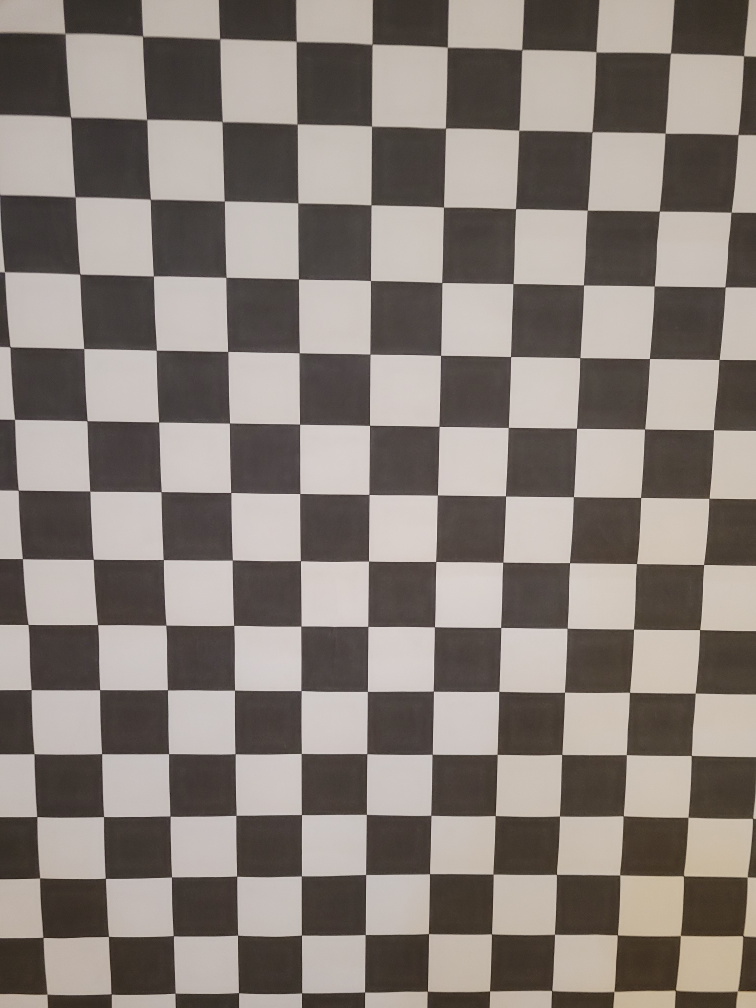
#> input picture p9/images/20230426_142419.jpg, 3024 x 4032 px, found by its file name (shown at 1/4 size); its folder holds only this picture in this run
$ jupyter execute --allow-errors p10_kalibracja_kamery.ipynb
#> lines starting #> are read from the running program, lines starting #| are printed output that depends on the picture
[cell 1]
import cv2
import numpy as np
import matplotlib.pyplot as plt
from os import listdir
from os.path import isfile, join
import copy

[cell 2]
# [21 lines left out: function harris, not called in this run]

[cell 3]
# [41 lines left out: function harris_extended, not called in this run]

[cell 4]
# [27 lines left out: function harris_extended_in_array, not called in this run]

[cell 5]
# [18 lines left out: function fast_stock, not called in this run]

[cell 6]
# [14 lines left out: function fast, not called in this run]

[cell 7]
# [25 lines left out: function sift, not called in this run]

[cell 8]
# [24 lines left out: function sift_in_array, not called in this run]

[cell 9]
# [7 lines left out: function mouse_callback_function, not called in this run]

[cell 10]
# [18 lines left out: function warpPoints, not called in this run]

[cell 11]
# [123 lines left out: function get_corresponding_points, not called in this run]

# Dane wejściowe (folder ze zdjęciami) ```*można pominąć tę sekcję, a na końcu usunąć*```
i przygotowanie list z macierzami reprezentującymi zdjęcia (rgb/grey, orginalny_rozmiar/resize)

[cell 12]
# Wczytanie z folderu obrazków w rgb i obrazków skali szarości (jako macierze) do list: images i images_grey
# board_images_folder = 'D:\\STUDIA_6_SEM\\PCPO\\zdj_do_kalibracji_1'
board_images_folder = r"C:\SEM6\PCPO\p9\images"
files = [f for f in listdir(board_images_folder) if isfile(join(board_images_folder, f))]
images = []
images_grey = []
for filename in files:
    filepath = rf"{board_images_folder}\\{filename}"
    img = cv2.imread(filepath)
#> img is the input picture: shape (4032, 3024, 3); mean B, G, R 120.8, 127, 135.7
    img_grey = cv2.cvtColor(img, cv2.COLOR_BGR2GRAY)
    images.append(img)
    images_grey.append(img_grey)

[cell 13]
# Resize obrazów i wczytanie ich do list: images_resized i images_grey_resized
images_resized = []
images_grey_resized = []
scale_percent = 15 # percent of original size
for img_grey, img in zip(images_grey, images):
    width = int(img.shape[1] * scale_percent / 100)
    height = int(img.shape[0] * scale_percent / 100)
    img_resized = cv2.resize(img, (width, height), interpolation=cv2.INTER_CUBIC)
    img_grey_resized = cv2.resize(img_grey, (width, height), interpolation=cv2.INTER_CUBIC)
    images_grey_resized.append(img_grey_resized)
    images_resized.append(img_resized)
#> this loop made 1 pass
#> (width, height) on pass 1: (453, 604)
#> pass 1, `img_resized = cv2.resize(img, (width, height), interpolation=cv2.INTER..`:
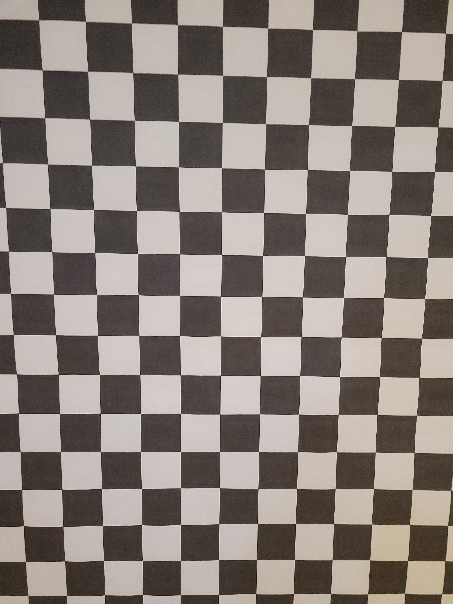
#> img_resized: shape (604, 453, 3); mean B, G, R 120.8, 126.9, 135.6
#> after the loop, images_grey_resized = 1 item; images_resized = 1 item

[cell 14]
# Wyświetlenie obrazków z wybranej listy
lista = images_resized
#> lista = 1 item
for i, img in enumerate(lista):
    cv2.imshow(f'image {i+1} out of {len(lista)}', img)
    if cv2.waitKey(0) & 0xff == 27:
        cv2.destroyAllWindows()
#> this loop made 1 pass; (key Esc is pressed on pass 1)

# TEST

[cell 15]
import glob
images = glob.glob(r"C:\SEM6\PCPO\p9\images_2\\*.png")
results_folder = r"C:\SEM6\PCPO\p9\images_2\undistorted\\"
# images = glob.glob(r"C:\SEM6\PCPO\p9\images\\*.jpg")
# results_folder = r"C:\SEM6\PCPO\p9\images\undistorted\\"
images

[cell 16]
objpoints = []
imgpoints = []
for img_path in images:
    pixel_coords_4_points = []
    our, detected, size = get_corresponding_points(img_path, scale_percent=70, gridsize=100, squares_w=15, squares_h=23)
    objpoints.append(our)
    imgpoints.append(detected)

[cell 17]
for array in objpoints:
    print(array.shape)
for array in imgpoints:
    print(array.shape)


$ run again, on p9/images/20230426_142429.jpg
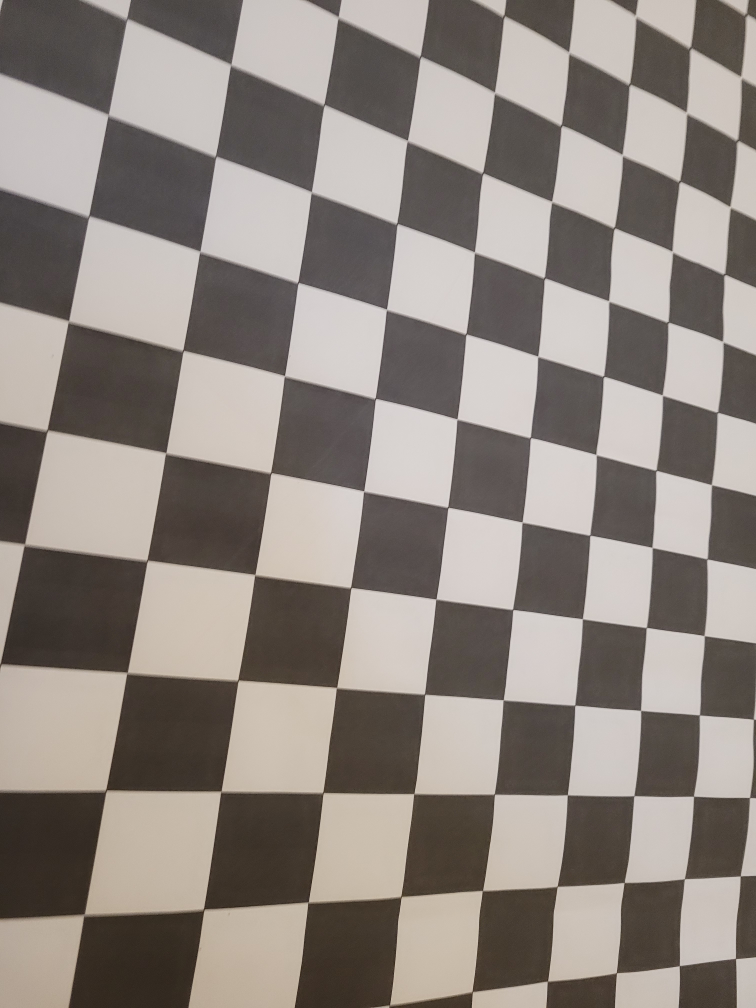
#> input picture p9/images/20230426_142429.jpg, 3024 x 4032 px, found by its file name (shown at 1/4 size)
#> img is the input picture: shape (4032, 3024, 3); mean B, G, R 127.6, 133.9, 142.1
#> the loop `for img_grey, img in zip(images_grey, images):` made 1 pass
#> (width, height) on pass 1: (453, 604)
#> pass 1, `img_resized = cv2.resize(img, (width, height), interpolation=cv2.INTER..`:
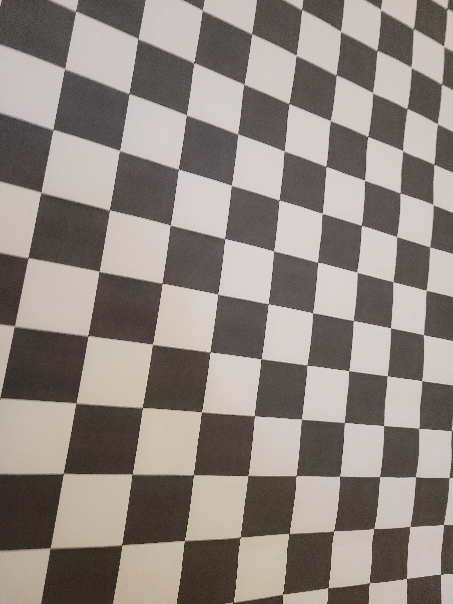
#> img_resized: shape (604, 453, 3); mean B, G, R 127.6, 133.9, 142.1
#> after the loop `for img_grey, img in zip(images_grey, images):`: images_grey_resized = 1 item
#> the loop `for i, img in enumerate(lista):` made 1 pass; (key Esc is pressed on pass 1)

$ run again, on p9/images/20230426_142432.jpg
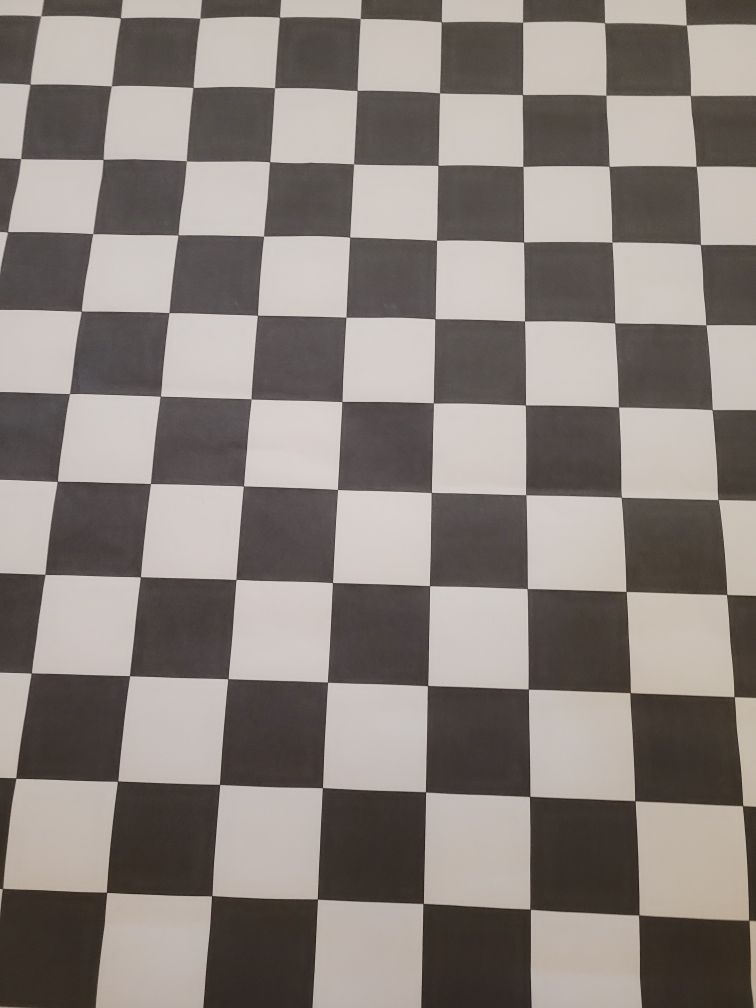
#> input picture p9/images/20230426_142432.jpg, 3024 x 4032 px, found by its file name (shown at 1/4 size)
#> img is the input picture: shape (4032, 3024, 3); mean B, G, R 124.4, 129.6, 137.5
#> the loop `for img_grey, img in zip(images_grey, images):` made 1 pass
#> (width, height) on pass 1: (453, 604)
#> pass 1, `img_resized = cv2.resize(img, (width, height), interpolation=cv2.INTER..`:
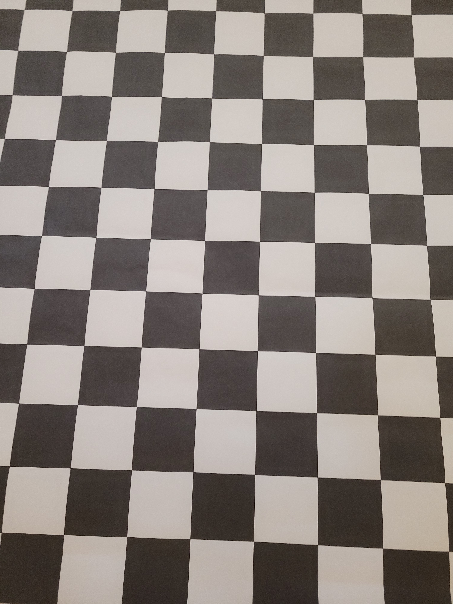
#> img_resized: shape (604, 453, 3); mean B, G, R 124.4, 129.6, 137.5
#> after the loop `for img_grey, img in zip(images_grey, images):`: images_grey_resized = 1 item
#> the loop `for i, img in enumerate(lista):` made 1 pass; (key Esc is pressed on pass 1)

$ run again, on p9/images/20230426_142434.jpg
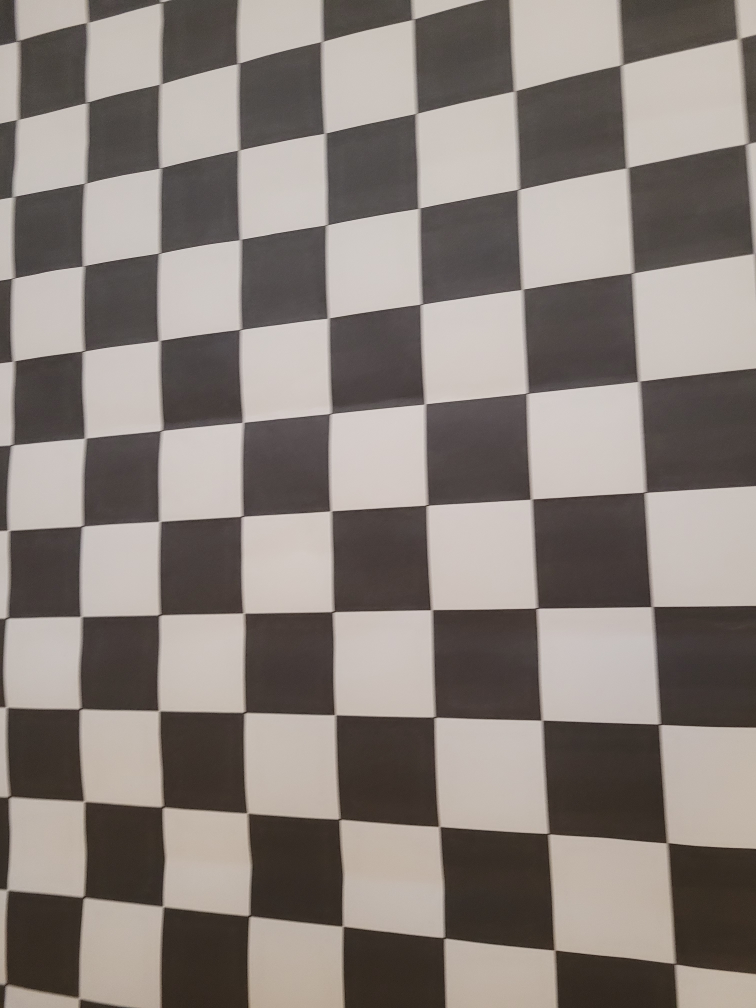
#> input picture p9/images/20230426_142434.jpg, 3024 x 4032 px, found by its file name (shown at 1/4 size)
#> img is the input picture: shape (4032, 3024, 3); mean B, G, R 122.5, 127.9, 136.3
#> the loop `for img_grey, img in zip(images_grey, images):` made 1 pass
#> (width, height) on pass 1: (453, 604)
#> pass 1, `img_resized = cv2.resize(img, (width, height), interpolation=cv2.INTER..`:
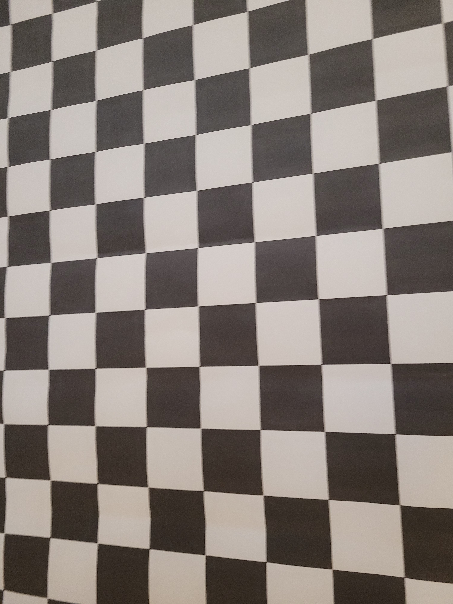
#> img_resized: shape (604, 453, 3); mean B, G, R 122.5, 127.9, 136.3
#> after the loop `for img_grey, img in zip(images_grey, images):`: images_grey_resized = 1 item
#> the loop `for i, img in enumerate(lista):` made 1 pass; (key Esc is pressed on pass 1)

$ run again, on p9/images/20230426_142421.jpg
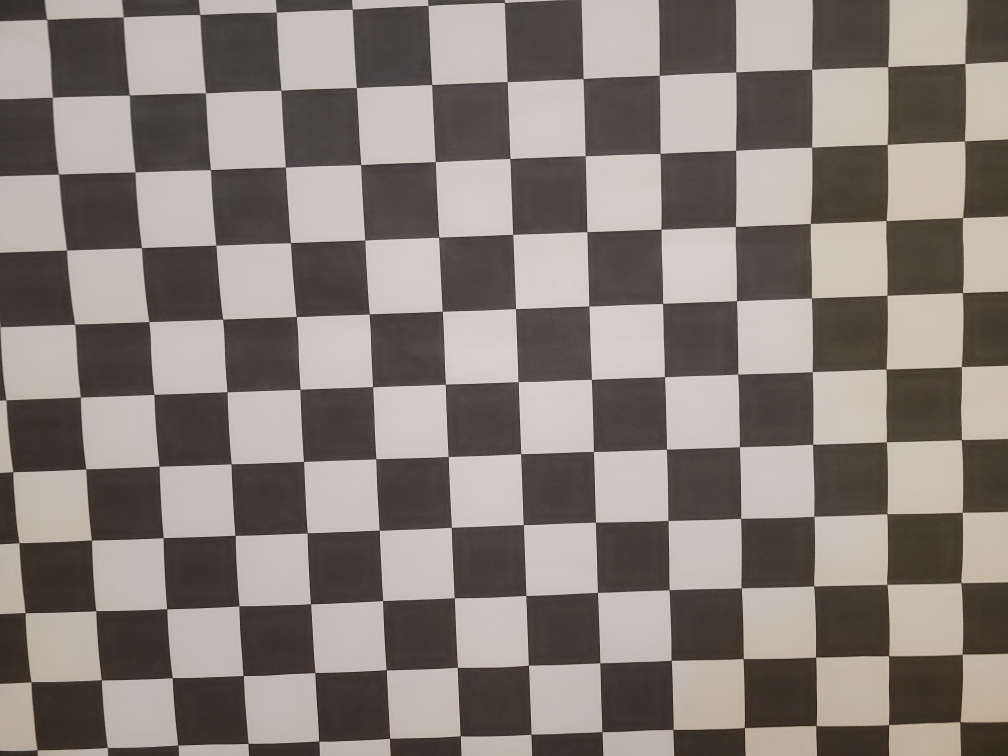
#> input picture p9/images/20230426_142421.jpg, 4032 x 3024 px, found by its file name (shown at 1/4 size)
#> img is the input picture: shape (3024, 4032, 3); mean B, G, R 120.6, 126.8, 135.5
#> the loop `for img_grey, img in zip(images_grey, images):` made 1 pass
#> (width, height) on pass 1: (604, 453)
#> pass 1, `img_resized = cv2.resize(img, (width, height), interpolation=cv2.INTER..`:
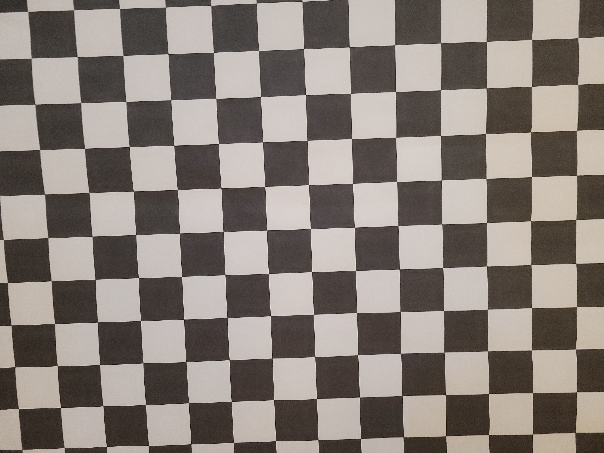
#> img_resized: shape (453, 604, 3); mean B, G, R 120.6, 126.8, 135.4
#> after the loop `for img_grey, img in zip(images_grey, images):`: images_grey_resized = 1 item
#> the loop `for i, img in enumerate(lista):` made 1 pass; (key Esc is pressed on pass 1)
